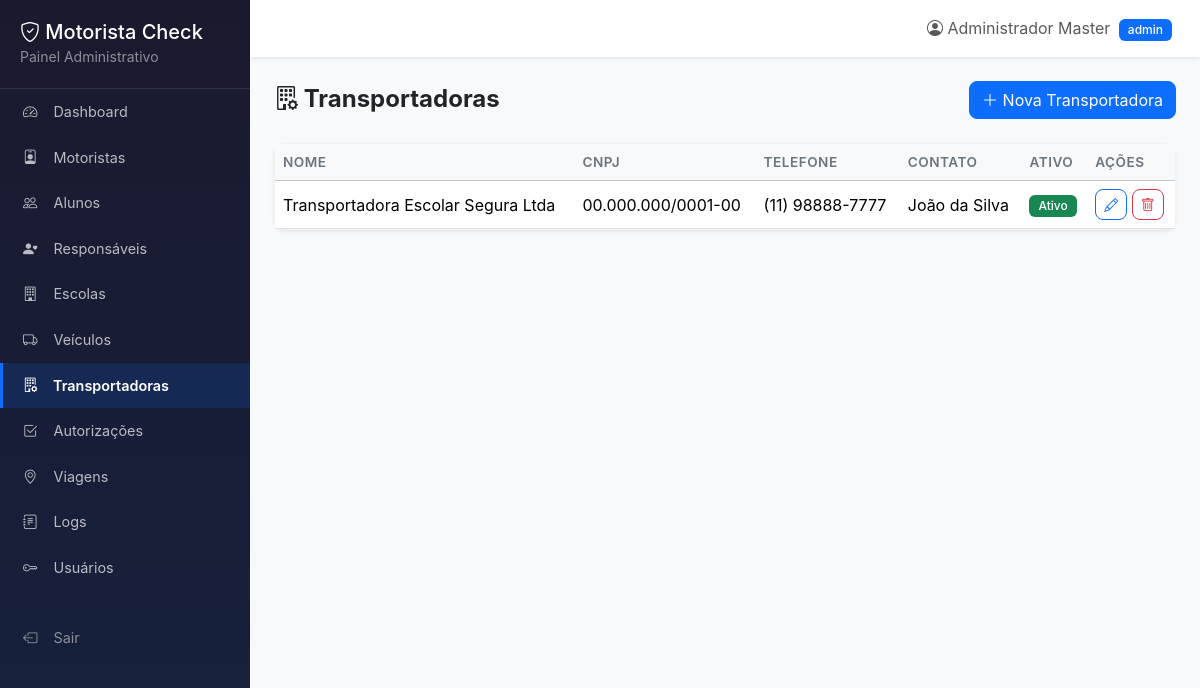
Page /public/admin/transportadoras.php (signed in) on the committed database.
### tables this page shows
CREATE TABLE transportadoras (
    id          INT AUTO_INCREMENT PRIMARY KEY,
    nome        VARCHAR(200) NOT NULL,
    cnpj        VARCHAR(18)  NOT NULL UNIQUE,
    telefone    VARCHAR(20)  NULL,
    contato     VARCHAR(150) NULL,
    endereco    TEXT         NULL,
    ativo       TINYINT(1) DEFAULT 1,
    created_at  TIMESTAMP DEFAULT CURRENT_TIMESTAMP,
    updated_at  TIMESTAMP DEFAULT CURRENT_TIMESTAMP ON UPDATE CURRENT_TIMESTAMP
);

### src/models/Transportadora.php (called while the page is built, shortened)
<?php
class Transportadora
{
    public static function findAll(): array
    {
        $pdo = Database::getInstance();
        return $pdo->query("SELECT * FROM transportadoras WHERE ativo = 1 ORDER BY nome")->fetchAll();
    }
}

### src/helpers/Security.php (called while the page is built, shortened)
<?php
class Security
{
    public static function h(mixed $value): string
    {
        return htmlspecialchars((string)$value, ENT_QUOTES | ENT_HTML5, 'UTF-8', false);
    }
}

### public/admin/transportadoras.php (the view, shortened to what this page needs)
<?php
$transportadoras = Transportadora::findAll();
$conteudo = '
<div class="d-flex justify-content-between align-items-center mb-4">
    <h4 class="fw-bold mb-0"><i class="bi bi-building-gear"></i> Transportadoras</h4>
    <button class="btn btn-primary" data-bs-toggle="modal" data-bs-target="#modalTransportadora"><i class="bi bi-plus-lg"></i> Nova Transportadora</button>
</div>
<div class="card shadow-sm">
    <div class="card-body p-0">
        <div class="table-responsive">
            <table class="table table-hover mb-0 datatable">
                <thead class="table-light">
                    <tr><th>Nome</th><th>CNPJ</th><th>Telefone</th><th>Contato</th><th>Ativo</th><th>Ações</th></tr>
                </thead>
                <tbody>';
foreach ($transportadoras as $t) {
    $conteudo .= '<tr>
        <td>' . Security::h($t['nome']) . '</td>
        <td>' . Security::h($t['cnpj']) . '</td>
        <td>' . Security::h($t['telefone'] ?? '-') . '</td>
        <td>' . Security::h($t['contato'] ?? '-') . '</td>
        <td>' . ($t['ativo'] ? '<span class="badge bg-success">Ativo</span>' : '<span class="badge bg-secondary">Inativo</span>') . '</td>
        <td>
            <button class="btn btn-sm btn-outline-primary" onclick="editarTransportadora(' . json_encode($t) . ')"><i class="bi bi-pencil"></i></button>
            <form method="POST" style="display:inline" onsubmit="return confirm(\'Excluir?\')">
                <input type="hidden" name="action" value="delete"><input type="hidden" name="id" value="' . $t['id'] . '">
                <button class="btn btn-sm btn-outline-danger"><i class="bi bi-trash"></i></button>
            </form>
        </td>
    </tr>';
}
$conteudo .= '
                </tbody>
            </table>
        </div>
    </div>
</div>
';
require_once __DIR__ . '/../../views/layouts/admin.php';

### public/assets/css/admin.css (style rules this page uses)
body { overflow-x: hidden; }
.card { border-radius: 0.75rem; border: 1px solid rgba(0, 0, 0, 0.05); }

### public/assets/css/style.css (style rules this page uses)
:root { --primary: #0d6efd; --primary-dark: #0b5ed7; --success: #198754; --warning: #ffc107; --danger: #dc3545; --info: #0dcaf0; }
body { font-family: -apple-system, BlinkMacSystemFont, "Segoe UI", Roboto, "Helvetica Neue", Arial, sans-serif; background-color: #f8f9fa; }
.card { transition: transform 0.2s ease, box-shadow 0.2s ease; }
.badge { font-weight: 500; padding: 0.4em 0.75em; }
.btn { border-radius: 0.5rem; }
.card { animation: fadeIn 0.3s ease; }
.table th { font-weight: 600; font-size: 0.85rem; text-transform: uppercase; letter-spacing: 0.5px; color: #6c757d; }
.table td { vertical-align: middle; }

### rows in the picture
transportadoras: nome "Transportadora Escolar Segura Ltda", cnpj "00.000.000/0001-00", telefone "(11) 98888-7777", contato "João da Silva", ativo "Ativo"
